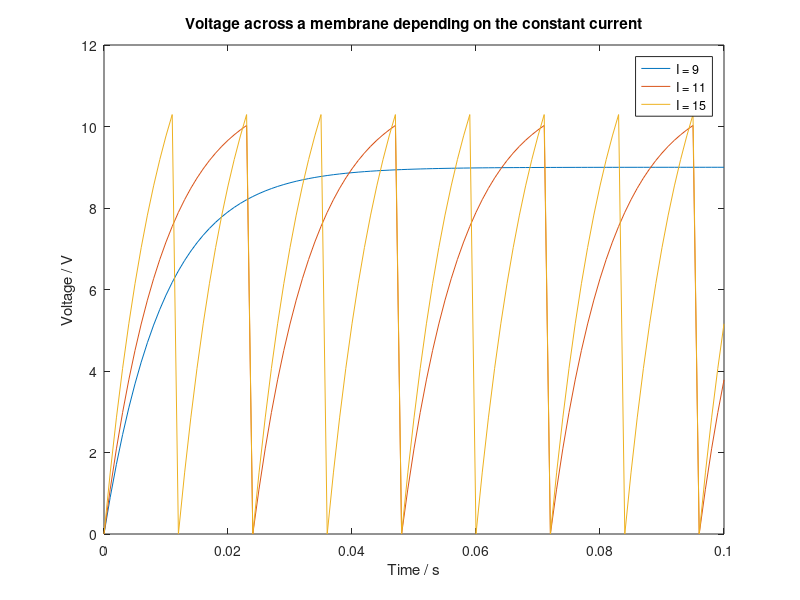

Write MATLAB code to recreate this figure.
%Integrate and Fire Model
clear all

% Variables
tau_v = 0.01;
R = 1;
tau_threshold = 10;

% Axis
step = 0.001;
time_axis = 0:step:0.1;

% Parameters
I = [9 11 15];

% Function
function [v] = voltage(tau_v, R, I, tau_threshold, step)
    
    % Define placeholder for voltage 
    v = zeros(100,1);

    % Loop over 100ms
    for i = 1:100

        % Check that the voltage is below the threshold
        if v(i) >= tau_threshold
            v(i+1) = 0;
        
        % Otherwise, add to the voltage
        else
            v(i+1) = v(i) + step/tau_v * (-v(i) + R*I);
        end
    end 
end

v = voltage(tau_v, R, 9, tau_threshold, step);


% Plot all the functions
for i = 1:3
    y = voltage(tau_v, R, I(i), tau_threshold, step);
    plot(time_axis, y);
    hold on
end

% Plot details
legend("I = 9", "I = 11", "I = 15")
title("Voltage across a membrane depending on the constant current")
xlabel("Time / s")
ylabel("Voltage / V")


%%Comments
% The higher the current, the faster the neuron reaches the threshold
% The higher the current, the higher the firing rate
% At a current of 9 amps, the neuron never reaches the threshold.

